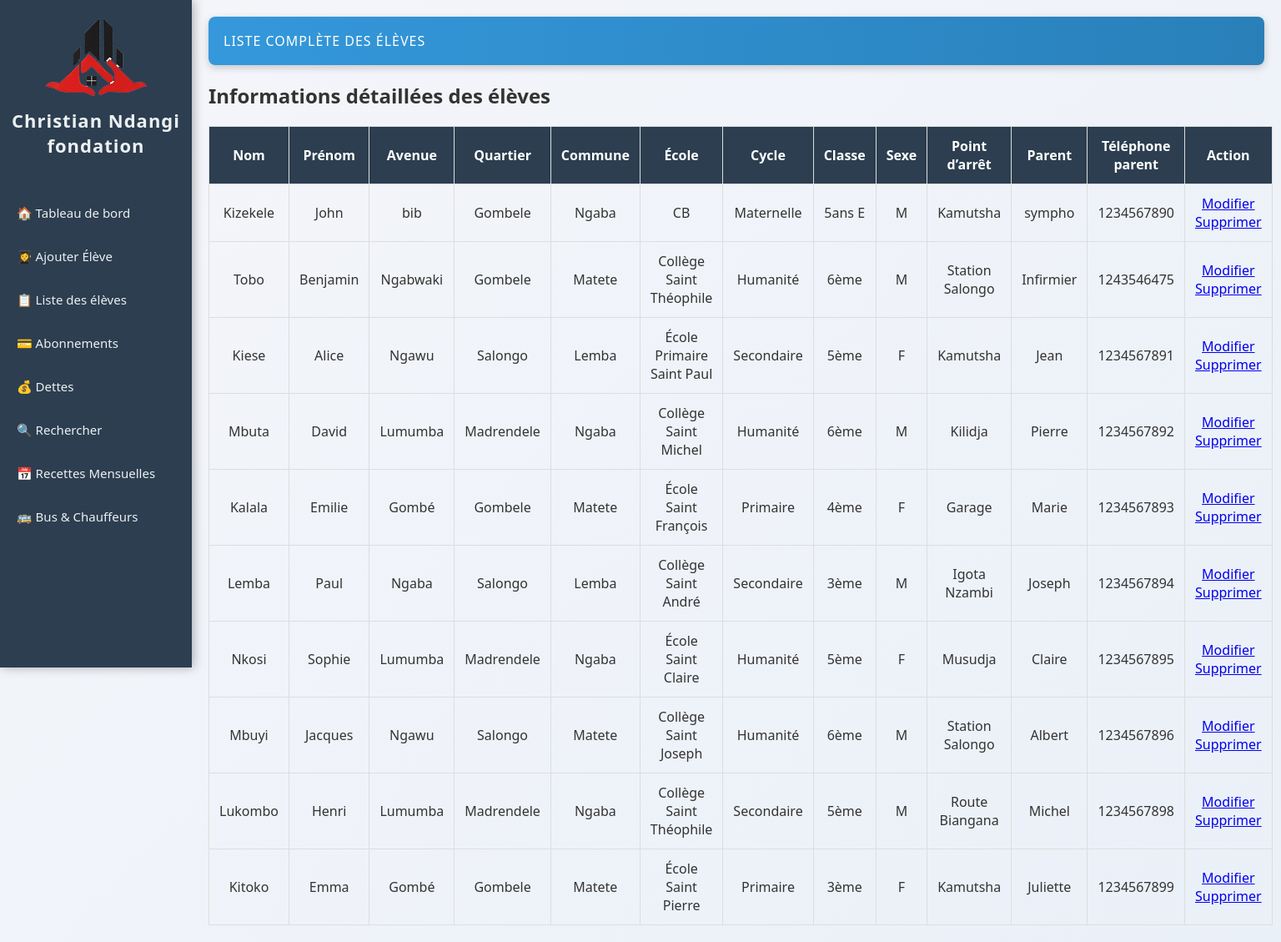
The page /.history/liste_eleves_20251112193803.php on the database its author committed.
### tables this page shows
CREATE TABLE `eleves` (
  `id` int(11) NOT NULL AUTO_INCREMENT,
  `nom` varchar(50) NOT NULL,
  `postnom` varchar(50) DEFAULT NULL,
  `prenom` varchar(50) NOT NULL,
  `avenue` varchar(100) DEFAULT NULL,
  `quartier` enum('Salongo','Gombele','Madrendele') DEFAULT NULL,
  `commune` enum('Lemba','Matete','Ngaba') DEFAULT NULL,
  `ecole` varchar(100) DEFAULT NULL,
  `cycle` enum('Maternelle','Primaire','Secondaire','Humanité') DEFAULT NULL,
  `classe` varchar(50) DEFAULT NULL,
  `age` int(11) DEFAULT NULL,
  `sexe` enum('M','F') DEFAULT NULL,
  `point_arret` enum('Kamutsha','Kilidja','Garage','Igota Nzambi','Musudja','Station Salongo','Route ByPass','Route Biangana') DEFAULT NULL,
  `parent_nom` varchar(100) DEFAULT NULL,
  `parent_tel` varchar(10) DEFAULT NULL,
  `date_ajout` datetime DEFAULT current_timestamp(),
  PRIMARY KEY (`id`)
);

### .history/liste_eleves_20251112193803.php (the view, shortened to what this page needs)
<?php
require 'db/database.php';
$stmt = $pdo->query("
    SELECT id, nom, postnom, prenom, avenue, quartier, commune, ecole, cycle, classe, age, sexe, point_arret, parent_nom, parent_tel
    FROM eleves
    ORDER BY date_ajout DESC
");
$eleves = $stmt->fetchAll(PDO::FETCH_ASSOC);
?>
<!DOCTYPE html>
<html lang="fr">
<head>
    <link rel="stylesheet" href="css/style.css">
</head>
<body>
    <?php include 'sidebar.php'; ?>
    <div class="main-content">
        <header>Liste complète des élèves</header>
        <h2>Informations détaillées des élèves</h2>
        <table>
            <tr>
                <th>Nom</th>
                <th>Prénom</th>
                <th>Avenue</th>
                <th>Quartier</th>
                <th>Commune</th>
                <th>École</th>
                <th>Cycle</th>
                <th>Classe</th>
                <th>Sexe</th>
                <th>Point d’arrêt</th>
                <th>Parent</th>
                <th>Téléphone parent</th>
                <th>Action</th>
            </tr>
            <?php if (!empty($eleves)): ?>
                <?php foreach($eleves as $e): ?>
                <tr>
                    <td><?= htmlspecialchars($e['nom']) ?></td>
                    <td><?= htmlspecialchars($e['prenom']) ?></td>
                    <td><?= htmlspecialchars($e['avenue']) ?></td>
                    <td><?= htmlspecialchars($e['quartier']) ?></td>
                    <td><?= htmlspecialchars($e['commune']) ?></td>
                    <td><?= htmlspecialchars($e['ecole']) ?></td>
                    <td><?= htmlspecialchars($e['cycle']) ?></td>
                    <td><?= htmlspecialchars($e['classe']) ?></td>
                    <td><?= htmlspecialchars($e['sexe']) ?></td>
                    <td><?= htmlspecialchars($e['point_arret']) ?></td>
                    <td><?= htmlspecialchars($e['parent_nom']) ?></td>
                    <td><?= htmlspecialchars($e['parent_tel']) ?></td>
                    <td>
                        <a class="btn" href="ajouter_eleve.php?id=<?= $e['id'] ?>">Modifier</a>
                        <a class="btn" href="supprimer_eleve.php?id=<?= $e['id'] ?>" onclick="return confirm('Supprimer cet élève ?')">Supprimer</a>
                    </td>
                </tr>
                <?php endforeach; ?>
            <?php else: ?>
                <tr><td colspan="15">Aucun élève enregistré pour le moment.</td></tr>
            <?php endif; ?>
        </table>
    </div>
</body>
</html>

### css/style.css (style rules this page uses)
* { box-sizing: border-box; margin: 0; padding: 0; transition: all 0.3s ease-in-out; }
body { font-family: "Segoe UI", Arial, sans-serif; background: linear-gradient(135deg, #f5f6fa 0%, #eaf0f8 100%); display: flex; min-height: 100vh; color: #333; overflow-x: hidden; }
.main-content { margin-left: 230px; width: calc(100% - 230px); padding: 20px; animation: fadeIn 0.6s ease-in-out; }
header { background: linear-gradient(90deg, #3498db, #2980b9); color: white; padding: 18px; border-radius: 8px; margin-bottom: 20px; box-shadow: 0 3px 10px rgba(0,0,0,0.2); text-transform: uppercase; letter-spacing: 1px; }
table { width: 100%; border-collapse: collapse; margin-top: 20px; animation: fadeIn 0.6s ease; }
table, th, td { border: 1px solid #ddd; transition: all 0.3s ease; }
th, td { padding: 12px; text-align: center; transition: background 0.3s, transform 0.3s; }
th { background-color: #2c3e50; color: white; }

### rows shown on the page
eleves: nom "Kizekele", prenom "John", avenue "bib", quartier "Gombele", commune "Ngaba", ecole "CB", cycle "Maternelle", classe "5ans E", sexe "M", point_arret "Kamutsha", parent_nom "sympho", parent_tel "1234567890"
eleves: nom "Tobo", prenom "Benjamin", avenue "Ngabwaki", quartier "Gombele", commune "Matete", ecole "Collège Saint Théophile", cycle "Humanité", classe "6ème", sexe "M", point_arret "Station Salongo", parent_nom "Infirmier", parent_tel "1243546475"
eleves: nom "Kiese", prenom "Alice", avenue "Ngawu", quartier "Salongo", commune "Lemba", ecole "École Primaire Saint Paul", cycle "Secondaire", classe "5ème", sexe "F", point_arret "Kamutsha", parent_nom "Jean", parent_tel "1234567891"
eleves: nom "Mbuta", prenom "David", avenue "Lumumba", quartier "Madrendele", commune "Ngaba", ecole "Collège Saint Michel", cycle "Humanité", classe "6ème", sexe "M", point_arret "Kilidja", parent_nom "Pierre", parent_tel "1234567892"
eleves: nom "Kalala", prenom "Emilie", avenue "Gombé", quartier "Gombele", commune "Matete", ecole "École Saint François", cycle "Primaire", classe "4ème", sexe "F", point_arret "Garage", parent_nom "Marie", parent_tel "1234567893"
eleves: nom "Lemba", prenom "Paul", avenue "Ngaba", quartier "Salongo", commune "Lemba", ecole "Collège Saint André", cycle "Secondaire", classe "3ème", sexe "M", point_arret "Igota Nzambi", parent_nom "Joseph", parent_tel "1234567894"
eleves: nom "Nkosi", prenom "Sophie", avenue "Lumumba", quartier "Madrendele", commune "Ngaba", ecole "École Saint Claire", cycle "Humanité", classe "5ème", sexe "F", point_arret "Musudja", parent_nom "Claire", parent_tel "1234567895"
eleves: nom "Mbuyi", prenom "Jacques", avenue "Ngawu", quartier "Salongo", commune "Matete", ecole "Collège Saint Joseph", cycle "Humanité", classe "6ème", sexe "M", point_arret "Station Salongo", parent_nom "Albert", parent_tel "1234567896"
eleves: nom "Lukombo", prenom "Henri", avenue "Lumumba", quartier "Madrendele", commune "Ngaba", ecole "Collège Saint Théophile", cycle "Secondaire", classe "5ème", sexe "M", point_arret "Route Biangana", parent_nom "Michel", parent_tel "1234567898"
eleves: nom "Kitoko", prenom "Emma", avenue "Gombé", quartier "Gombele", commune "Matete", ecole "École Saint Pierre", cycle "Primaire", classe "3ème", sexe "F", point_arret "Kamutsha", parent_nom "Juliette", parent_tel "1234567899"
